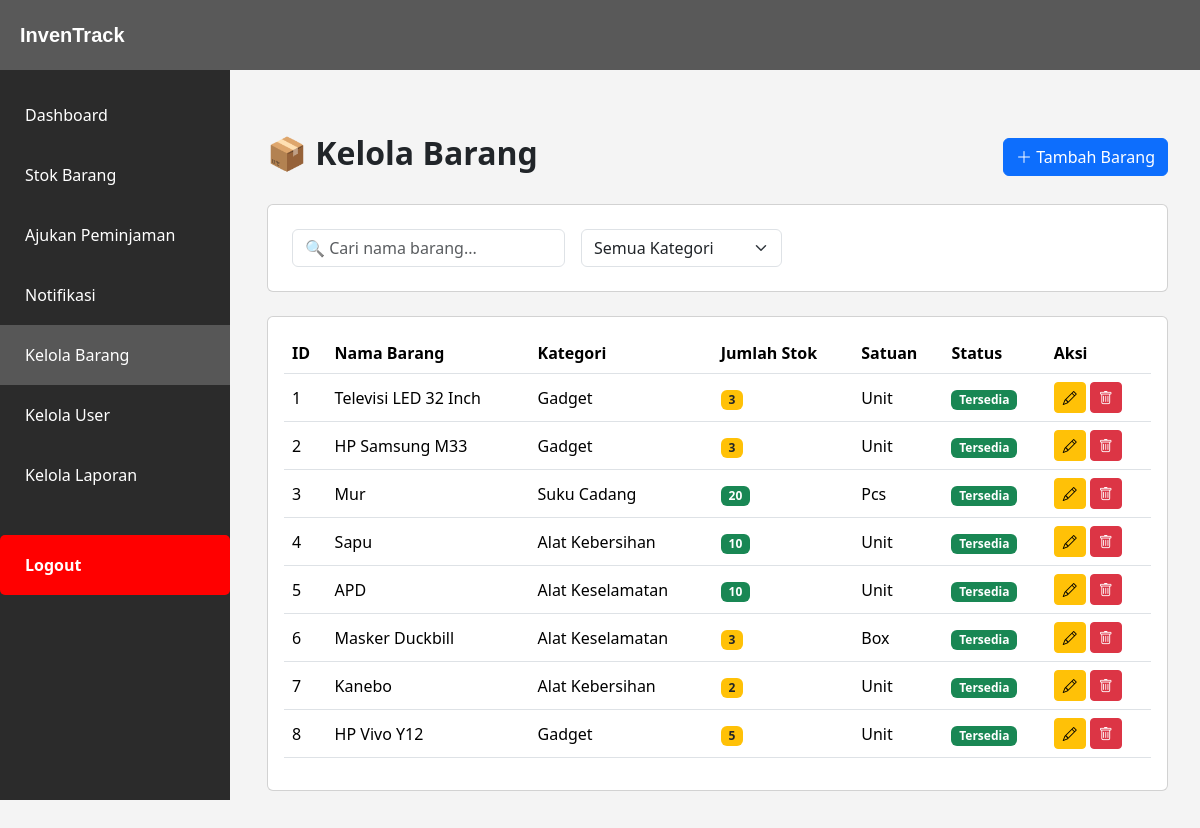
Page /kelola_barang.php (signed in) on the committed database.
### tables this page shows
CREATE TABLE `barang` (
  `id` int NOT NULL,
  `nama_barang` varchar(100) NOT NULL,
  `kategori_id` int DEFAULT NULL,
  `stok` int DEFAULT '0',
  `satuan` varchar(20) DEFAULT NULL,
  `created_at` timestamp NULL DEFAULT CURRENT_TIMESTAMP,
  `updated_at` timestamp NULL DEFAULT CURRENT_TIMESTAMP ON UPDATE CURRENT_TIMESTAMP,
  `is_deleted` tinyint(1) DEFAULT '0'
);

CREATE TABLE `kategori` (
  `id` int NOT NULL,
  `nama_kategori` varchar(100) NOT NULL
);

### kelola_barang.php (the view, shortened to what this page needs)
<?php
include "layout.php";
include "config.php";
$query = mysqli_query($conn, "
    SELECT b.*, k.nama_kategori
    FROM barang b
    LEFT JOIN kategori k ON b.kategori_id = k.id
    WHERE b.is_deleted = 0
    ORDER BY b.id ASC
");
?>
<div class="container py-4">
    <div class="d-flex justify-content-between align-items-center mb-4">
        <h2 class="fw-bold">📦 Kelola Barang</h2>
        <a href="tambah_barang.php" class="btn btn-primary add-btn">
            <i class="bi bi-plus-lg"></i> Tambah Barang
        </a>
    </div>
    <div class="card card-custom p-4 mb-4">
        <div class="row g-3">
            <div class="col-md-4">
                <input type="text" id="searchInput" class="form-control search-box"
                    placeholder="🔍 Cari nama barang...">
            </div>
            <div class="col-md-3">
                <select id="kategoriFilter" class="form-select search-box">
                    <option value="">Semua Kategori</option>
                </select>
            </div>
        </div>
    </div>
    <div class="card card-custom p-3">
        <div class="table-responsive">
            <table class="table table-hover align-middle" id="barangTable">
                <thead>
                    <tr>
                        <th>ID</th>
                        <th>Nama Barang</th>
                        <th>Kategori</th>
                        <th>Jumlah Stok</th>
                        <th>Satuan</th>
                        <th>Status</th>
                        <th>Aksi</th>
                    </tr>
                </thead>
                <tbody>
                    <?php
                    $no = 1;
                    while ($row = mysqli_fetch_assoc($query)):
                        $status = ($row['stok'] > 0) ? "Tersedia" : "Habis";
                        $badge = ($row['stok'] > 0) ? "bg-success" : "bg-danger";
                        ?>
                        <tr>
                            <td><?= $no++ ?></td>
                            <td><?= $row['nama_barang'] ?></td>
                            <td><?= $row['nama_kategori'] ?></td>
                            <?php
                            if ($row['stok'] == 0) {
                                $stok_badge = "bg-danger";
                            } elseif ($row['stok'] <= 5) {
                                $stok_badge = "bg-warning text-dark";
                            } else {
                                $stok_badge = "bg-success";
                            }
                            ?>
                            <td><span class="badge <?= $stok_badge ?>"><?= $row['stok'] ?></span></td>
                            <td><?= $row['satuan'] ?></td>
                            <td><span class="badge <?= $badge ?>"><?= $status ?></span></td>
                            <td>
                                <a href="edit_barang.php?id=<?= $row['id'] ?>" class="btn btn-sm btn-warning">
                                    <i class="bi bi-pencil"></i>
                                </a>
                                <a href="hapus_barang.php?id=<?= $row['id'] ?>"
                                    onclick="return confirm('Yakin ingin menghapus?')" class="btn btn-sm btn-danger">
                                    <i class="bi bi-trash"></i>
                                </a>
                            </td>
                        </tr>
                    <?php endwhile; ?>
                </tbody>
            </table>
        </div>
    </div>
</div>

### layout.php (style rules this page uses)
body { background-color: #f4f4f4; margin: 0; }

### rows in the picture
barang: nama_barang "Televisi LED 32 Inch", kategori.nama_kategori "Gadget", stok "3", satuan "Unit", stok "Tersedia"
barang: nama_barang "HP Samsung M33", kategori.nama_kategori "Gadget", stok "3", satuan "Unit", stok "Tersedia"
barang: nama_barang "Mur", kategori.nama_kategori "Suku Cadang", stok "20", satuan "Pcs", stok "Tersedia"
barang: nama_barang "Sapu", kategori.nama_kategori "Alat Kebersihan", stok "10", satuan "Unit", stok "Tersedia"
barang: nama_barang "APD", kategori.nama_kategori "Alat Keselamatan", stok "10", satuan "Unit", stok "Tersedia"
barang: nama_barang "Masker Duckbill", kategori.nama_kategori "Alat Keselamatan", stok "3", satuan "Box", stok "Tersedia"
barang: nama_barang "Kanebo", kategori.nama_kategori "Alat Kebersihan", stok "2", satuan "Unit", stok "Tersedia"
barang: nama_barang "HP Vivo Y12", kategori.nama_kategori "Gadget", stok "5", satuan "Unit", stok "Tersedia"
